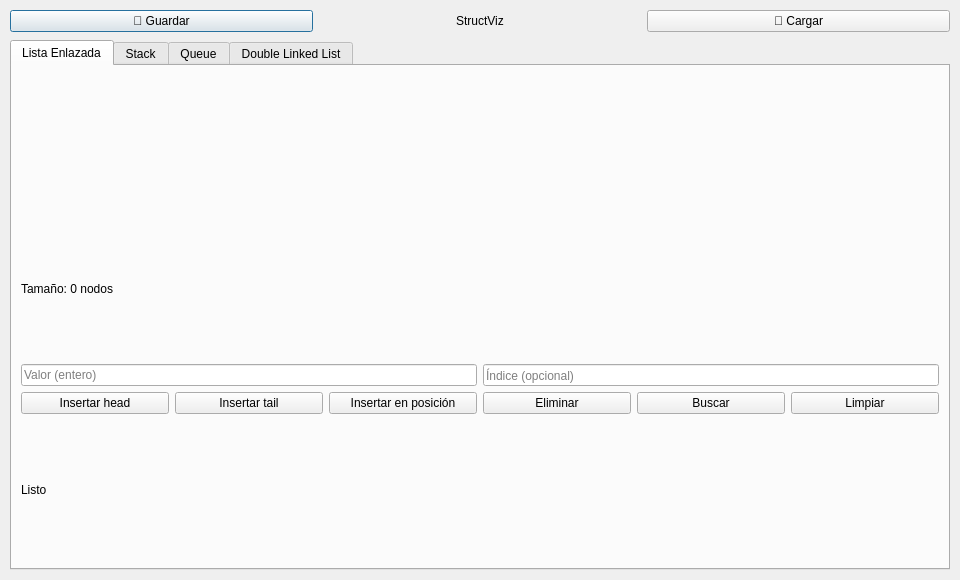
<?xml version="1.0" encoding="UTF-8"?>
<ui version="4.0">
 <class>MainWindow</class>
 <widget class="QDialog" name="MainWindow">
  <property name="geometry">
   <rect>
    <x>0</x>
    <y>0</y>
    <width>960</width>
    <height>580</height>
   </rect>
  </property>
  <property name="windowTitle">
   <string>StructViz</string>
  </property>

  <widget class="QWidget" name="verticalLayoutWidget">
   <property name="geometry">
    <rect>
     <x>0</x>
     <y>0</y>
     <width>960</width>
     <height>580</height>
    </rect>
   </property>
   <layout class="QVBoxLayout" name="mainLayout">
    <property name="margin">
     <number>10</number>
    </property>
    <property name="spacing">
     <number>8</number>
    </property>

    <item>
     <layout class="QHBoxLayout" name="topBarLayout">
      <item>
       <widget class="QPushButton" name="btnSave">
        <property name="text">
         <string>🍪 Guardar</string>
        </property>
        <property name="maximumWidth">
         <number>110</number>
        </property>
       </widget>
      </item>
      <item>
       <spacer>
        <property name="orientation">
         <enum>Qt::Horizontal</enum>
        </property>
       </spacer>
      </item>
      <item>
       <widget class="QLabel" name="lblTitulo">
        <property name="text">
         <string>StructViz</string>
        </property>
        <property name="alignment">
         <set>Qt::AlignCenter</set>
        </property>
       </widget>
      </item>
      <item>
       <spacer>
        <property name="orientation">
         <enum>Qt::Horizontal</enum>
        </property>
       </spacer>
      </item>
      <item>
       <widget class="QPushButton" name="btnLoad">
        <property name="text">
         <string>🍰 Cargar</string>
        </property>
        <property name="maximumWidth">
         <number>110</number>
        </property>
       </widget>
      </item>
     </layout>
    </item>

    <item>
     <widget class="QTabWidget" name="tabWidget">

      <widget class="QWidget" name="tabLL">
       <attribute name="title">
        <string>Lista Enlazada</string>
       </attribute>
       <layout class="QVBoxLayout" name="llLayout">
        <item>
         <widget class="LinkedListWidget" name="llDisplay"/>
        </item>
        <item>
         <widget class="QLabel" name="llSize">
          <property name="text">
           <string>Tamaño: 0 nodos</string>
          </property>
         </widget>
        </item>
        <item>
         <layout class="QHBoxLayout" name="llInputLayout">
          <item>
           <widget class="QLineEdit" name="llInputValue">
            <property name="placeholderText">
             <string>Valor (entero)</string>
            </property>
           </widget>
          </item>
          <item>
           <widget class="QLineEdit" name="llInputIndex">
            <property name="placeholderText">
             <string>Índice (opcional)</string>
            </property>
           </widget>
          </item>
         </layout>
        </item>
        <item>
         <layout class="QHBoxLayout" name="llButtonLayout">
          <item>
           <widget class="QPushButton" name="llBtnInsertHead">
            <property name="text">
             <string>Insertar head</string>
            </property>
           </widget>
          </item>
          <item>
           <widget class="QPushButton" name="llBtnInsertTail">
            <property name="text">
             <string>Insertar tail</string>
            </property>
           </widget>
          </item>
          <item>
           <widget class="QPushButton" name="llBtnInsertAt">
            <property name="text">
             <string>Insertar en posición</string>
            </property>
           </widget>
          </item>
          <item>
           <widget class="QPushButton" name="llBtnRemove">
            <property name="text">
             <string>Eliminar</string>
            </property>
           </widget>
          </item>
          <item>
           <widget class="QPushButton" name="llBtnSearch">
            <property name="text">
             <string>Buscar</string>
            </property>
           </widget>
          </item>
          <item>
           <widget class="QPushButton" name="llBtnClear">
            <property name="text">
             <string>Limpiar</string>
            </property>
           </widget>
          </item>
         </layout>
        </item>
        <item>
         <widget class="QLabel" name="llStatus">
          <property name="text">
           <string>Listo</string>
          </property>
         </widget>
        </item>
       </layout>
      </widget>

      <widget class="QWidget" name="tabStack">
       <attribute name="title">
        <string>Stack</string>
       </attribute>
       <layout class="QHBoxLayout" name="stackOuterLayout">
        <item>
         <widget class="StackWidget" name="stackDisplay">
          <property name="minimumSize">
           <size>
            <width>200</width>
            <height>300</height>
           </size>
          </property>
         </widget>
        </item>
        <item>
         <layout class="QVBoxLayout" name="stackControlLayout">
          <item>
           <widget class="QLabel" name="stackSize">
            <property name="text">
             <string>Tamaño: 0 nodos</string>
            </property>
           </widget>
          </item>
          <item>
           <widget class="QLineEdit" name="stackInputValue">
            <property name="placeholderText">
             <string>Valor (entero)</string>
            </property>
           </widget>
          </item>
          <item>
           <widget class="QPushButton" name="stackBtnPush">
            <property name="text">
             <string>Push</string>
            </property>
           </widget>
          </item>
          <item>
           <widget class="QPushButton" name="stackBtnPop">
            <property name="text">
             <string>Pop</string>
            </property>
           </widget>
          </item>
          <item>
           <widget class="QPushButton" name="stackBtnPeek">
            <property name="text">
             <string>Peek</string>
            </property>
           </widget>
          </item>
          <item>
           <widget class="QPushButton" name="stackBtnClear">
            <property name="text">
             <string>Limpiar</string>
            </property>
           </widget>
          </item>
          <item>
           <widget class="QLabel" name="stackStatus">
            <property name="text">
             <string>Listo</string>
            </property>
           </widget>
          </item>
          <item>
           <spacer>
            <property name="orientation">
             <enum>Qt::Vertical</enum>
            </property>
           </spacer>
          </item>
         </layout>
        </item>
       </layout>
      </widget>

      <widget class="QWidget" name="tabQueue">
       <attribute name="title">
        <string>Queue</string>
       </attribute>
       <layout class="QVBoxLayout" name="queueLayout">
        <item>
         <widget class="QueueWidget" name="queueDisplay"/>
        </item>
        <item>
         <widget class="QLabel" name="queueSize">
          <property name="text">
           <string>Tamaño: 0 nodos</string>
          </property>
         </widget>
        </item>
        <item>
         <layout class="QHBoxLayout" name="queueInputLayout">
          <item>
           <widget class="QLineEdit" name="queueInputValue">
            <property name="placeholderText">
             <string>Valor (entero)</string>
            </property>
           </widget>
          </item>
         </layout>
        </item>
        <item>
         <layout class="QHBoxLayout" name="queueButtonLayout">
          <item>
           <widget class="QPushButton" name="queueBtnEnqueue">
            <property name="text">
             <string>Enqueue</string>
            </property>
           </widget>
          </item>
          <item>
           <widget class="QPushButton" name="queueBtnDequeue">
            <property name="text">
             <string>Dequeue</string>
            </property>
           </widget>
          </item>
          <item>
           <widget class="QPushButton" name="queueBtnPeek">
            <property name="text">
             <string>Peek</string>
            </property>
           </widget>
          </item>
          <item>
           <widget class="QPushButton" name="queueBtnRear">
            <property name="text">
             <string>Rear</string>
            </property>
           </widget>
          </item>
          <item>
           <widget class="QPushButton" name="queueBtnClear">
            <property name="text">
             <string>Limpiar</string>
            </property>
           </widget>
          </item>
         </layout>
        </item>
        <item>
         <widget class="QLabel" name="queueStatus">
          <property name="text">
           <string>Listo</string>
          </property>
         </widget>
        </item>
       </layout>
      </widget>

      <widget class="QWidget" name="tabDLL">
       <attribute name="title">
        <string>Double Linked List</string>
       </attribute>
       <layout class="QVBoxLayout" name="dllLayout">
        <item>
         <widget class="DLLWidget" name="dllDisplay"/>
        </item>
        <item>
         <widget class="QLabel" name="dllSize">
          <property name="text">
           <string>Tamaño: 0 nodos</string>
          </property>
         </widget>
        </item>
        <item>
         <layout class="QHBoxLayout" name="dllInputLayout">
          <item>
           <widget class="QLineEdit" name="dllInputValue">
            <property name="placeholderText">
             <string>Valor (entero)</string>
            </property>
           </widget>
          </item>
          <item>
           <widget class="QLineEdit" name="dllInputIndex">
            <property name="placeholderText">
             <string>Índice (opcional)</string>
            </property>
           </widget>
          </item>
         </layout>
        </item>
        <item>
         <layout class="QHBoxLayout" name="dllButtonLayout">
          <item>
           <widget class="QPushButton" name="dllBtnInsertHead">
            <property name="text">
             <string>Insertar head</string>
            </property>
           </widget>
          </item>
          <item>
           <widget class="QPushButton" name="dllBtnInsertTail">
            <property name="text">
             <string>Insertar tail</string>
            </property>
           </widget>
          </item>
          <item>
           <widget class="QPushButton" name="dllBtnInsertAt">
            <property name="text">
             <string>Insertar en posición</string>
            </property>
           </widget>
          </item>
          <item>
           <widget class="QPushButton" name="dllBtnRemove">
            <property name="text">
             <string>Eliminar</string>
            </property>
           </widget>
          </item>
          <item>
           <widget class="QPushButton" name="dllBtnSearch">
            <property name="text">
             <string>Buscar</string>
            </property>
           </widget>
          </item>
          <item>
           <widget class="QPushButton" name="dllBtnClear">
            <property name="text">
             <string>Limpiar</string>
            </property>
           </widget>
          </item>
         </layout>
        </item>
        <item>
         <widget class="QLabel" name="dllStatus">
          <property name="text">
           <string>Listo</string>
          </property>
         </widget>
        </item>
       </layout>
      </widget>

     </widget>
    </item>
   </layout>
  </widget>

 </widget>

 <customwidgets>
  <customwidget>
   <class>LinkedListWidget</class>
   <extends>QWidget</extends>
   <header location="global">LinkedListWidget.h</header>
  </customwidget>
  <customwidget>
   <class>StackWidget</class>
   <extends>QWidget</extends>
   <header location="global">StackWidget.h</header>
  </customwidget>
  <customwidget>
   <class>QueueWidget</class>
   <extends>QWidget</extends>
   <header location="global">QueueWidget.h</header>
  </customwidget>
  <customwidget>
   <class>DLLWidget</class>
   <extends>QWidget</extends>
   <header location="global">DLLWidget.h</header>
  </customwidget>
 </customwidgets>

 <resources/>
 <connections/>
</ui>
